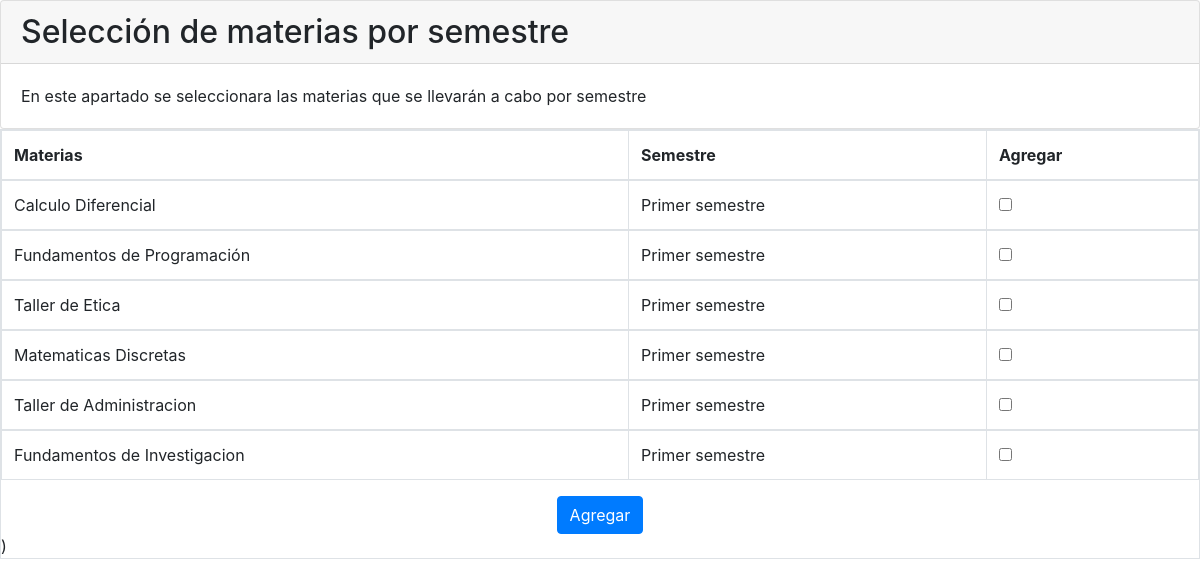
The page / on the database its author committed.
### tables this page shows
CREATE TABLE `cat_materias` (
  `Cve_Materia` int(11) NOT NULL,
  `Nombre` varchar(45) DEFAULT NULL,
  `Cve_Semestre` int(11) NOT NULL
);

CREATE TABLE `cat_semestre` (
  `Cve_Semestre` int(11) NOT NULL,
  `Semestre` varchar(45) DEFAULT NULL
);

### index.php (the view, shortened to what this page needs)
<?php
 $conn = mysqli_connect('localhost','root','','desarrollatec');
?>
<!DOCTYPE html>
<html>
<head>
    <html lang="es">
    <link rel="stylesheet" href="https://cdnjs.cloudflare.com/ajax/libs/twitter-bootstrap/4.1.3/css/bootstrap.min.css">
    <link rel="stylesheet" href="assets/css/styles.css">
</head>
<body>
    <div class="card">
        <div class="card-header">
            <h2 class="mb-0">Selección de materias por semestre</h2>
        </div>
        <div class="card-body">
            <p class="card-text">En este apartado se seleccionara las materias que se llevarán a cabo por semestre</p>
        </div>
    </div>
    <div class="table-responsive table-bordered">
    <form method="POST" action="core/insert.php">
    <table class="table table-bordered">
            <thead>
                <tr>
                    <th>Materias</th>
                    <th>Semestre</th>
                    <th>Agregar</th>
                </tr>
            </thead>
            <?php
            $SQL = "SELECT cat_materias.Nombre, cat_semestre.Semestre FROM cat_materias INNER JOIN cat_semestre on cat_materias.Cve_Semestre = cat_semestre.Cve_Semestre where cat_materias.Cve_Semestre = 1";
            $result =  mysqli_query($conn,$SQL);
            while($mostrar=mysqli_fetch_array($result)){
            ?>
            <tbody>
                <tr>
                    <td><?php echo $mostrar['Nombre'] ?></td>
                    <td><?php echo $mostrar['Semestre'] ?></td>
                    <td><input type="checkbox" name="chkl[ ]" value=<?php echo $mostrar['Nombre'] ?>>  </td>
                </tr>
            </tbody>
            <?php
            }
            ?>
        </table>
        <center>
     <button type='submit' class="btn btn-primary" name="sub">Agregar</button>
        </center>
    </form>
)
    </div>
</body>
</html>

### rows shown on the page
cat_materias: Nombre "Calculo Diferencial", Cve_Semestre.Semestre "Primer semestre"
cat_materias: Nombre "Fundamentos de Programación", Cve_Semestre.Semestre "Primer semestre"
cat_materias: Nombre "Taller de Etica", Cve_Semestre.Semestre "Primer semestre"
cat_materias: Nombre "Matematicas Discretas", Cve_Semestre.Semestre "Primer semestre"
cat_materias: Nombre "Taller de Administracion", Cve_Semestre.Semestre "Primer semestre"
cat_materias: Nombre "Fundamentos de Investigacion", Cve_Semestre.Semestre "Primer semestre"
